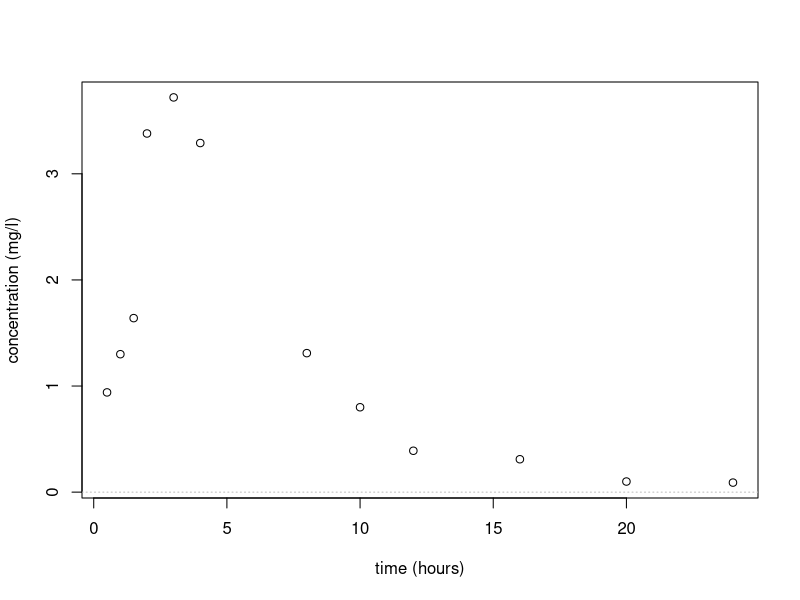
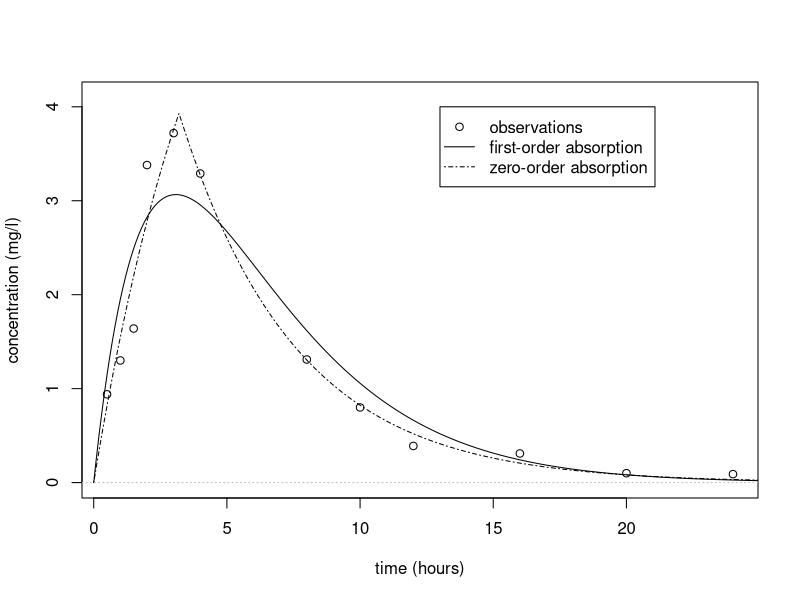
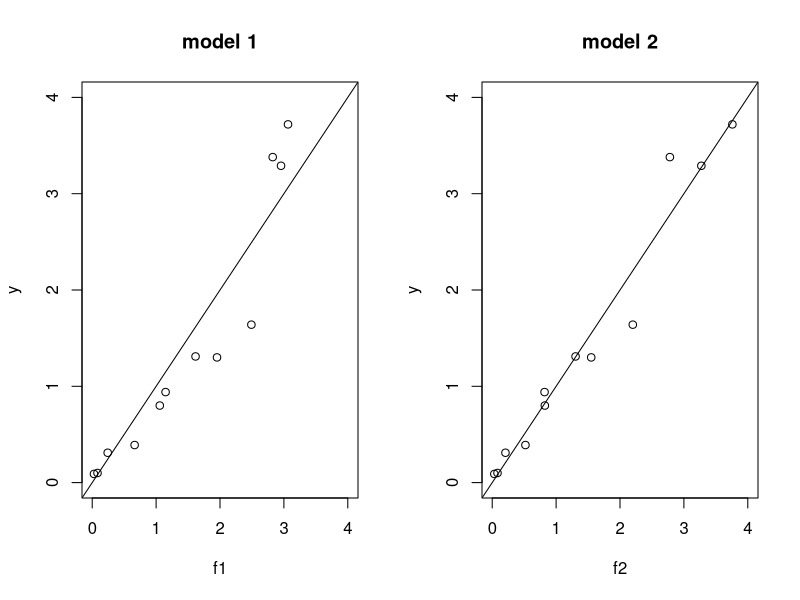
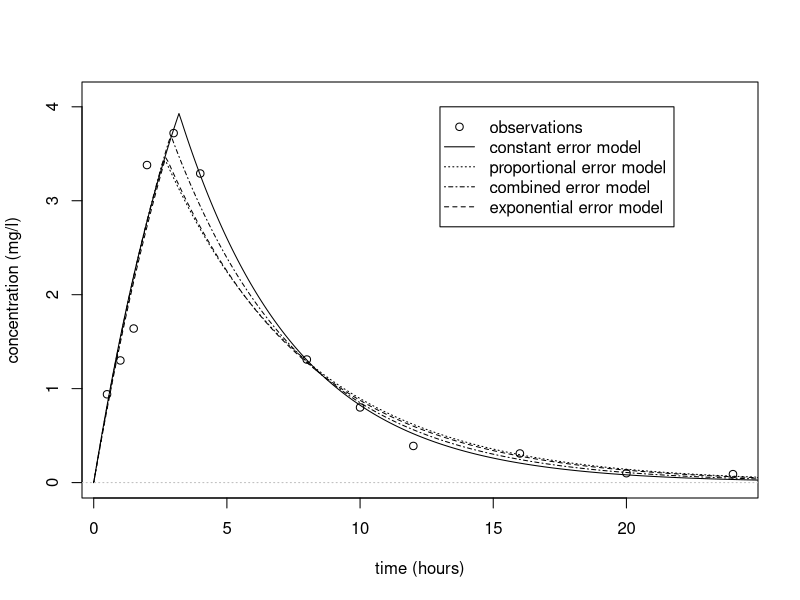
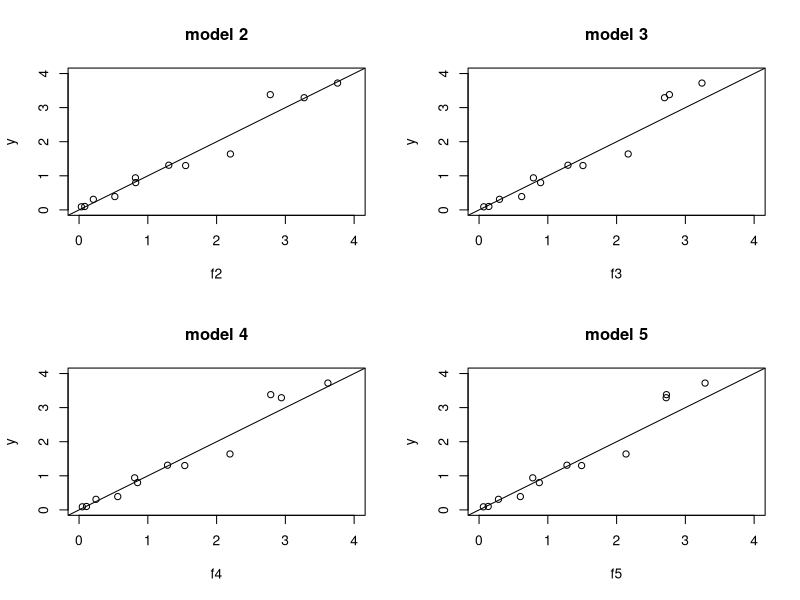
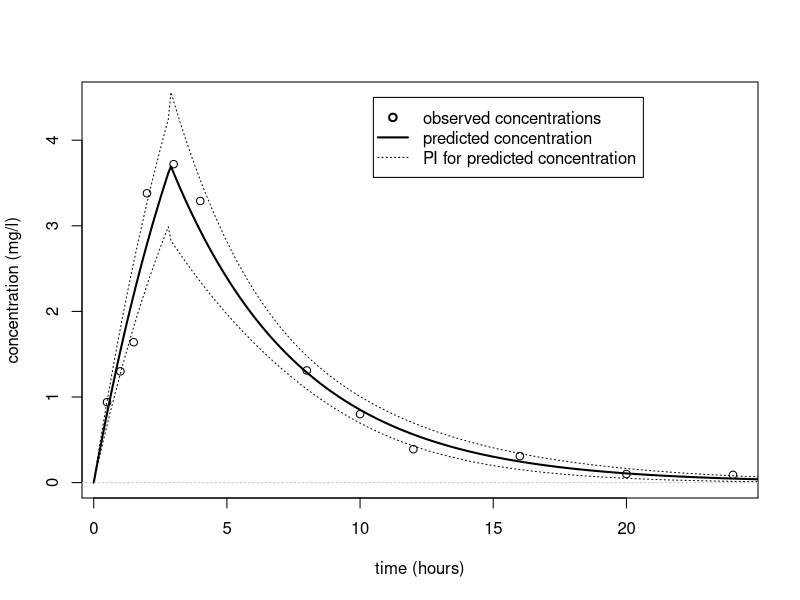
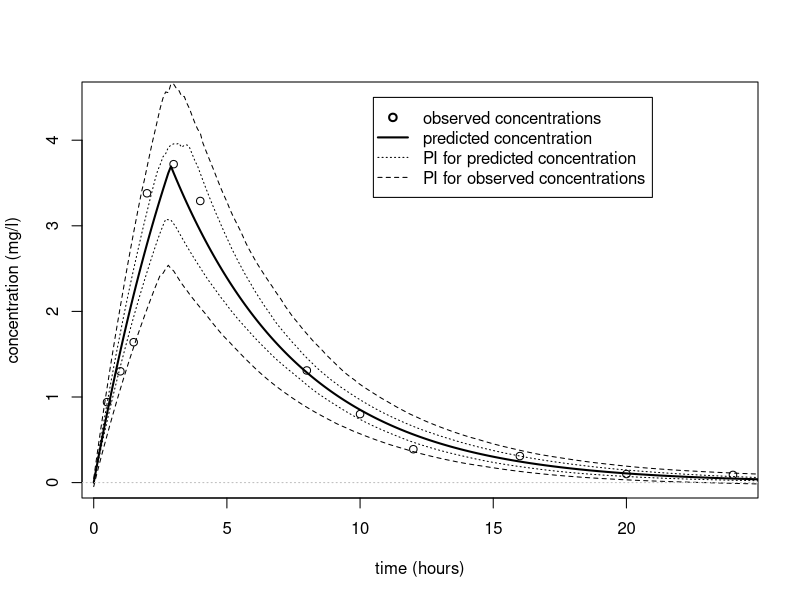

Write R code to recreate these figures, in order.
## ---- chunk 1
pk1=read.table("individualFitting_data.txt",header=T)
pk1

t=pk1$time
y=pk1$concentration
n=length(t)
plot(t,y,xlab="time (hours)",ylab="concentration (mg/l)")
abline(a=0,b=0,lty=3,col="grey")
## ---- chunk 2
predc1=function(t,x){
   f=50*x[1]/x[2]/(x[1]-x[3])*(exp(-x[3]*t)-exp(-x[1]*t)) 
return(f)}
## ---- chunk 3
predc2=function(t,x){ 
   f=50/x[1]/x[2]/x[3]*(1-exp(-x[3]*t))
   f[t>x[1]]=50/x[1]/x[2]/x[3]*(1-exp(-x[3]*x[1]))*
     exp(-x[3]*(t[t>x[1]]-x[1]))
return(f)}
## ---- chunk 4
fmin1=function(x,y,t){
   f=predc1(t,x)
   g=x[4]
   e=sum( ((y-f)/g)^2 + log(g^2))
return(e)}

fmin2=function(x,y,t){
   f=predc2(t,x)
   g=x[4]
   e=sum( ((y-f)/g)^2 + log(g^2))
return(e)}

options(warn=-1)
pk.nlm1=nlm(fmin1, c(0.3,6,0.2,1), y, t, hessian="true")
psi1=pk.nlm1$estimate
pk.nlm2=nlm(fmin2, c(3,10,0.2,4), y, t, hessian="true")
psi2=pk.nlm2$estimate

cat(" psi1 =",psi1,"\n","psi2 =",psi2)
## ---- chunk 5
tc=seq(from=0,to=25,by=0.1)
phi1=psi1[c(1,2,3)]
fc1=predc1(tc,psi1)
phi2=psi2[c(1,2,3)]
fc2=predc2(tc,psi2)

plot(t,y,ylim=c(0,4.1),xlab="time (hours)",ylab="concentration (mg/l)")
lines(tc,fc1, type = "l", col = "black", lwd=1, lty=1)
lines(tc,fc2, type = "l", col = "black", lwd=1, lty=4)
abline(a=0,b=0,lty=3,col="grey")
legend(13,4,
       c("observations","first-order absorption","zero-order absorption"), 
       lty=c(-1,1,4), pch=c(1,-1,-1), lwd=1) 
## ---- chunk 6
f1=predc1(t,phi1)
f2=predc2(t,phi2)

par(mfrow= c(1,2))
plot(f1,y,xlim=c(0,4),ylim=c(0,4), main="model 1")
abline(a=0,b=1,lty=1)
plot(f2,y,xlim=c(0,4),ylim=c(0,4), main="model 2")
abline(a=0,b=1,lty=1)
## ---- chunk 7
deviance1=pk.nlm1$minimum + n*log(2*pi)
bic1=deviance1+log(n)*length(psi1)
deviance2=pk.nlm2$minimum + n*log(2*pi)
bic2=deviance2+log(n)*length(psi2)
cat(" bic1 =",bic1,"\n","bic2 =",bic2)
## ---- chunk 8
fmin3=function(x,y,t){
   f=predc2(t,x)
   g=x[4]*f
   e=sum( ((y-f)/g)^2 + log(g^2))
return(e)}

fmin4=function(x,y,t){
   f=predc2(t,x)
   g=abs(x[4])+abs(x[5])*f
   e=sum( ((y-f)/g)^2 + log(g^2))
return(e)}

fmin5=function(x,y,t){
   f=predc2(t,x)
   g=x[4]
   e=sum( ((log(y)-log(f))/g)^2 + log(g^2))
return(e)}
## ---- chunk 9
pk.nlm3=nlm(fmin3, c(phi2,0.1), y, t, hessian="true")
psi3=pk.nlm3$estimate

pk.nlm4=nlm(fmin4, c(phi2,1,0.1), y, t, hessian="true")
psi4=pk.nlm4$estimate
psi4[c(4,5)]=abs(psi4[c(4,5)])
 
pk.nlm5=nlm(fmin5, c(phi2,0.1), y, t, hessian="true")
psi5=pk.nlm5$estimate

cat(" psi3 =",psi3,"\n","psi4 =",psi4,"\n","psi5 =",psi5)
## ---- chunk 10
phi3=psi3[c(1,2,3)]
fc3=predc2(tc,phi3)
phi4=psi4[c(1,2,3)]
fc4=predc2(tc,phi4)
phi5=psi5[c(1,2,3)]
fc5=predc2(tc,phi5)

par(mfrow= c(1,1))
plot(t,y,ylim=c(0,4.1),xlab="time (hours)",ylab="concentration (mg/l)")
lines(tc,fc2, type = "l", lwd=1)
lines(tc,fc3, type = "l", lwd=1, lty=3)
lines(tc,fc4, type = "l", lwd=1, lty=4)
lines(tc,fc5, type = "l", lwd=1, lty=2)
abline(a=0,b=0,lty=3,col="grey")
legend(13,4,c("observations","constant error model",
      "proportional error model", "combined error model",
      "exponential error model"), lty=c(-1,1,3,4,2), pch=c(1,-1,-1,-1,-1)) 

f2=predc2(t,phi2)
f3=predc2(t,phi3)
f4=predc2(t,phi4)
f5=predc2(t,phi5)

par(mfrow= c(2,2))
plot(f2,y,xlim=c(0,4),ylim=c(0,4), main="model 2")
abline(a=0,b=1,lty=1)
plot(f3,y,xlim=c(0,4),ylim=c(0,4), main="model 3")
abline(a=0,b=1,lty=1)
plot(f4,y,xlim=c(0,4),ylim=c(0,4), main="model 4")
abline(a=0,b=1,lty=1)
plot(f5,y,xlim=c(0,4),ylim=c(0,4), main="model 5")
abline(a=0,b=1,lty=1)
## ---- chunk 11
deviance3=pk.nlm3$minimum + n*log(2*pi)
bic3=deviance3 + log(n)*length(psi3)
deviance4=pk.nlm4$minimum + n*log(2*pi)
bic4=deviance4 + log(n)*length(psi4)
deviance5=pk.nlm5$minimum + 2*sum(log(y)) + n*log(2*pi)
bic5=deviance5 + log(n)*length(psi5)

cat(" bic3 =",bic3,"\n","bic4 =",bic4,"\n","bic5 =",bic5)
## ---- chunk 12
alpha=0.9
df=n-length(phi4)
I4=pk.nlm4$hessian/2
H4=solve(I4)
s4=sqrt(diag(H4)*n/df)
delta4=s4*qt(0.5+alpha/2,df)
ci4=matrix(c(psi4-delta4,psi4+delta4),ncol=2)
print(ci4)
## ---- chunk 13
nlpredci=function(phi,f,H){
   dphi=length(phi)
   nf=length(f)
   H=H*n/(n-dphi)
   S=H[seq(1,dphi),seq(1,dphi)]
   G=matrix(nrow=nf,ncol=dphi)
   for (k in seq(1,dphi)) {
      dk=phi[k]*(1e-5)
      phid=phi 
      phid[k]=phi[k] + dk
      fd=predc2(tc,phid)
      G[,k]=(f-fd)/dk 
   }
   M=rowSums((G%*%S)*G)
   deltaf=sqrt(M)*qt(0.5+alpha/2,df)
return(deltaf)}

deltafc4=nlpredci(phi4,fc4,H4)
## ---- chunk 14
par(mfrow= c(1,1))
plot(t,y,ylim=c(0,4.5),xlab="time (hours)",ylab="concentration (mg/l)")
lines(tc,fc4, type = "l", lwd=2)
lines(tc,fc4-deltafc4, type = "l", lwd=1, lty=3)
lines(tc,fc4+deltafc4, type = "l", lwd=1, lty=3)
abline(a=0,b=0,lty=3,col="grey")
legend(10.5,4.5,c("observed concentrations","predicted concentration",
  "PI for predicted concentration"),lty=c(-1,1,3), pch=c(1,-1,-1), lwd=c(2,2,1)) 
## ---- chunk 15
f=predc2(t,phi4)
a4=psi4[4]
b4=psi4[5]
g=a4+b4*f
dpsi=length(psi4)
nc=length(tc)
N=500
qalpha=c(0.5 - alpha/2,0.5 + alpha/2)
PSI=matrix(nrow=N,ncol=dpsi)
FC=matrix(nrow=N,ncol=nc)
Y=matrix(nrow=N,ncol=nc)
for (k in seq(1,N)) {
   eps=rnorm(n)
   ys=f+g*eps
   pk.nlm=nlm(fmin4, psi4, ys, t)
   psie=pk.nlm$estimate
   psie[c(4,5)]=abs(psie[c(4,5)])
   PSI[k,]=psie
   fce=predc2(tc,psie[c(1,2,3)])
   FC[k,]=fce
   gce=a4+b4*fce
   Y[k,]=fce + gce*rnorm(1)
}

mean4s=apply(PSI,2,mean)
median4s=apply(PSI,2,median)
sd4s=apply(PSI,2,sd)
ci4s=matrix(nrow=dpsi,ncol=2)
for (k in seq(1,dpsi)){
   ci4s[k,]=quantile(PSI[,k],qalpha,names=FALSE)
}
print(matrix(c(mean4s,median4s,sd4s),nrow=dpsi))
print(ci4s)

cifc4s=matrix(nrow=nc,ncol=2)
ciy4s=matrix(nrow=nc,ncol=2)
for (k in seq(1,nc)){
   cifc4s[k,]=quantile(FC[,k],qalpha,names=FALSE)
   ciy4s[k,]=quantile(Y[,k],qalpha,names=FALSE)
}

par(mfrow= c(1,1))
plot(t,y,ylim=c(0,4.5),xlab="time (hours)",ylab="concentration (mg/l)")
lines(tc,fc4, type = "l", lwd=2)
lines(tc,cifc4s[,1], type = "l", lwd=1, lty=3)
lines(tc,cifc4s[,2], type = "l", lwd=1, lty=3)
lines(tc,ciy4s[,1], type = "l",  lwd=1, lty=2)
lines(tc,ciy4s[,2], type = "l",  lwd=1, lty=2)
abline(a=0,b=0,lty=3,col="grey")
legend(10.5,4.5,c("observed concentrations","predicted concentration",
       "PI for predicted concentration","PI for observed concentrations"),
       lty=c(-1,1,3,2), pch=c(1,-1,-1,-1), lwd=c(2,2,1,1)) 
